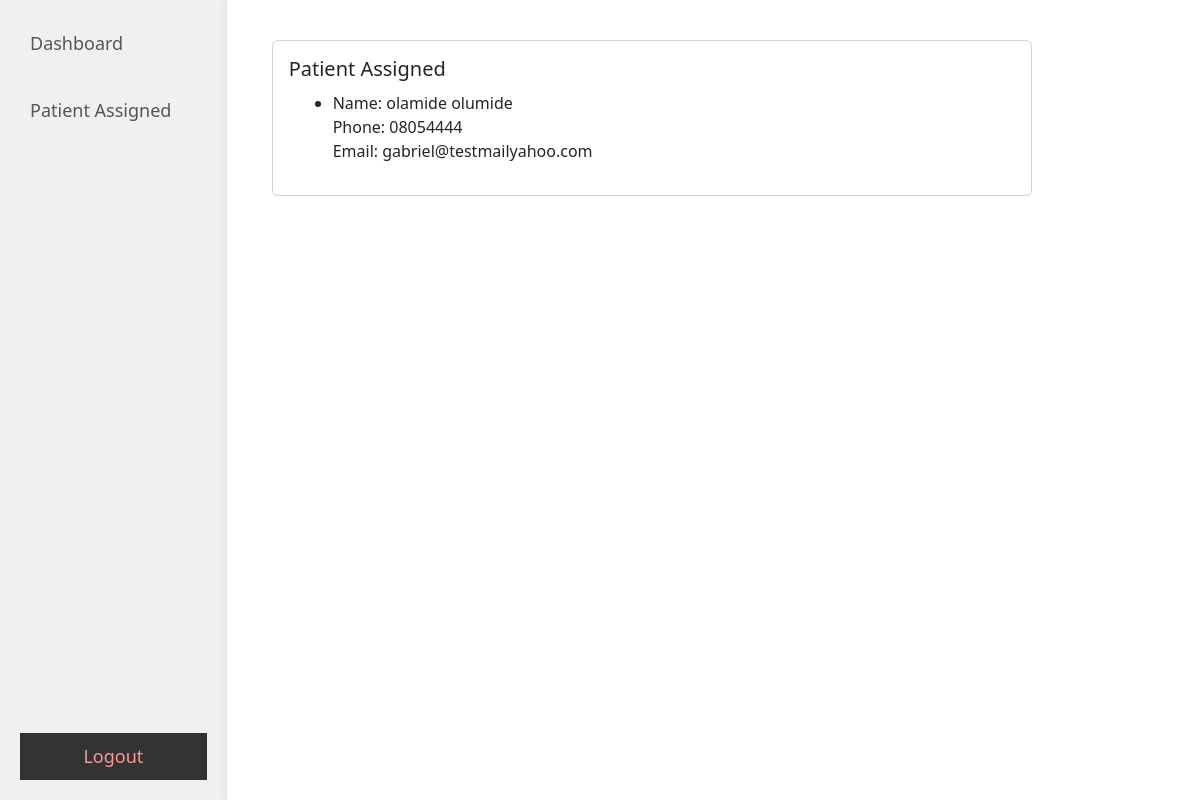
The page /patient_assign (signed in) on the database as committed earlier.
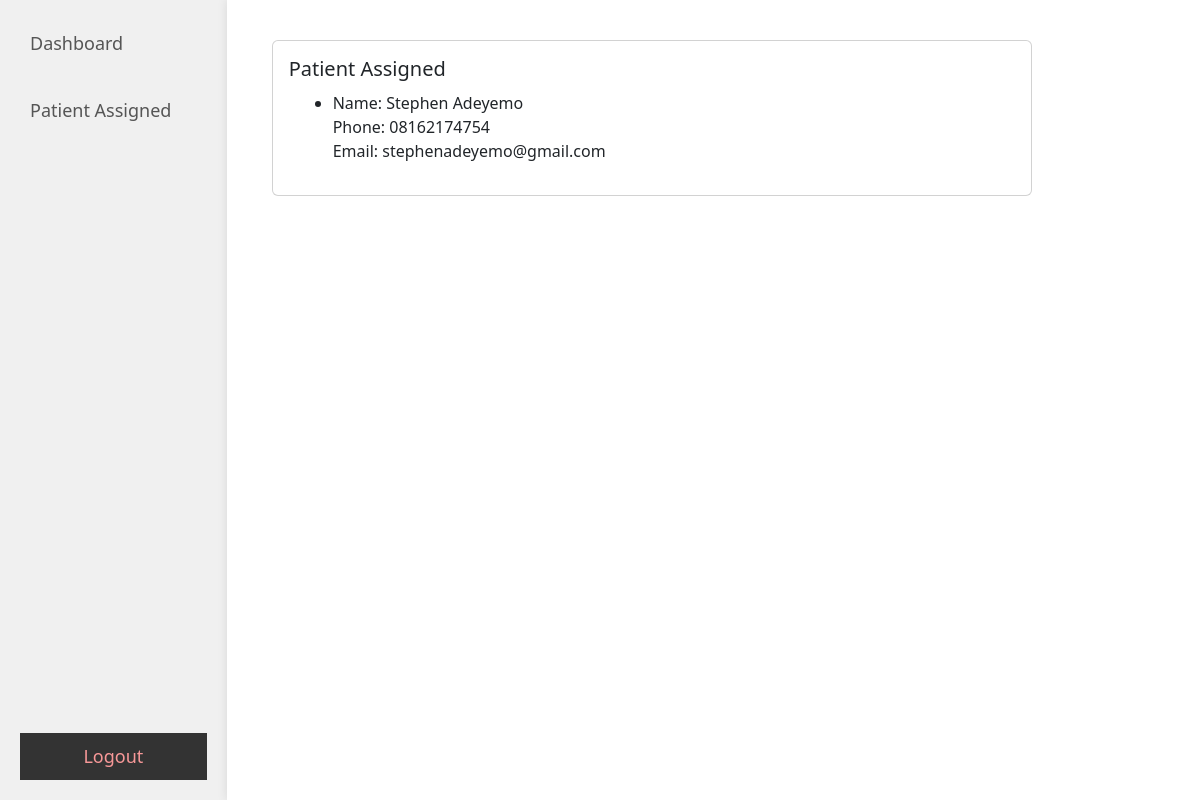
The same page on the database as committed later.
### tables this page shows
CREATE TABLE users (
        id INTEGER PRIMARY KEY AUTOINCREMENT,
        firstname TEXT,
        lastname TEXT,
        username TEXT,
        email TEXT,
        password TEXT,
        phone TEXT,
        address TEXT,
        state TEXT
    , doctor_id INT);

### app.py (the view)
@app.route('/patient_assign')
def patient_assign():
    doctor_id = session.get('doctor_id')
    print(f"Doctor ID: {doctor_id}")
    conn = get_db_connection()
    cur = conn.cursor()
    cur.execute('SELECT * FROM users WHERE doctor_id = ?', (doctor_id,))
    patients = cur.fetchall()
    conn.close()
    return render_template('patient_assign.html', patients=patients)

### app.py (called while the page is built)
def get_db_connection():
    conn = sqlite3.connect('database.db')
    conn.row_factory = sqlite3.Row
    return conn

### templates/patient_assign.html (shortened to what this page needs)
<!DOCTYPE html>
<html>
  <head>
    <link
      rel="stylesheet"
      type="text/css"
      href="{{ url_for('static', filename='css/user_dashboard.css') }}"
    />
    <link
      rel="stylesheet"
      type="text/css"
      href="{{ url_for('static', filename='css/user_profile.css') }}"
    />
    <link
      href="https://cdn.jsdelivr.net/npm/bootstrap@5.2.3/dist/css/bootstrap.min.css"
      rel="stylesheet"
    />
  </head>
  <body>
    <div class="dashboard-container">
      <div class="dashboard-content">
        <div class="dashboard-links">
          <ul>
            <li><a href="{{ url_for('doctor_dashboard') }}">Dashboard</a></li>
            <li>
            <li><a href="{{ url_for('patient_assign') }}">Patient Assigned</a></li>
            </li>
          </ul>
          <button>
            <a href="{{ url_for('logout') }}" class="logout">Logout</a>
          </button>
        </div>
      </div>
      <div class="profile-container">
        <div class="profile-info">
          <div class="card">
            <div class="card-body">
              <h2 class="card-title">Patient Assigned</h2>
              <div class="container">
    <ul>
        {% for patient in patients %}
            <li>
                Name: {{ patient.firstname }} {{ patient.lastname }}<br>
                Phone: {{ patient.phone }}<br>
                Email: {{ patient.email }}<br>
            </li>
        {% endfor %}
            </div>
            </div>
          </div>
        </div>
      </div>
    </div>
  </body>
</html>

### static/css/user_dashboard.css (style rules this page uses)
html, body { background-color: cyan; margin: 0; padding: 0; }
.dashboard-container { display: flex; width: 100%; min-height: 100vh; }
.dashboard-content { flex: 1; order: 1; background-color: #f0f0f0; padding: 20px; box-shadow: 0 0 10px rgba(0, 0, 0, 0.1); max-height: 100vh; overflow-y: auto; scrollbar-width: none; }
.dashboard-links { display: flex; flex-direction: column; height: 100%; justify-content: space-between; }
.dashboard-links ul { list-style-type: none; padding: 0; }
.dashboard-links ul li { margin-bottom: 20px; }
.dashboard-links ul a { text-decoration: none; font-size: 18px; color: #555; display: block; padding: 10px 10px; width: max-content; border-radius: 5px; transition: 0.3s all ease-in-out; }
button { background-color: #333333; text-align: center; border: none; padding: 10px; cursor: pointer; margin-bottom: 80px; }
button a { text-decoration: none; font-size: 18px; color: rgb(247, 152, 152); }

### static/css/user_profile.css (style rules this page uses)
body { font-family: Arial, sans-serif; }
.profile-container { flex: 5; order: 2; text-align: justify; padding: 20px; background-color: #fff; box-shadow: 0 0 10px rgba(0, 0, 0, 0.1); max-height: 100vh; overflow-y: auto; }
.profile-info { padding: 20px; border-radius: 5px; margin-left: 5px; max-width: 800px; }
.profile-info h2 { font-size: 20px; margin-bottom: 10px; }

Rows that differ between the two databases and show on the page:
no longer on this page (row edited): users: firstname "olamide", lastname "olumide", phone "08054444", email "gabriel@testmailyahoo.com"
now on this page (row edited): users: firstname "Stephen", lastname "Adeyemo", phone "08162174754", email "stephenadeyemo@gmail.com"
